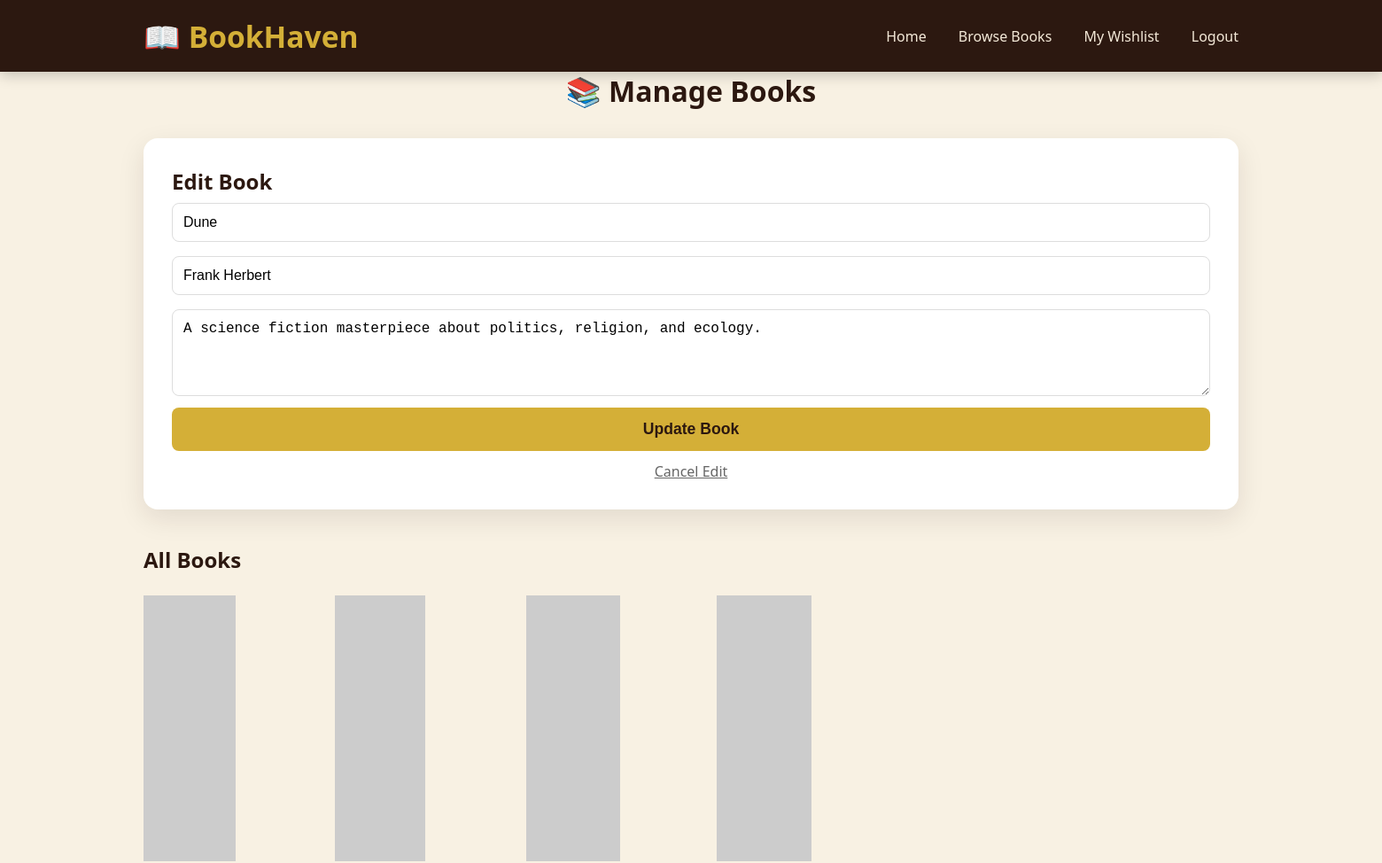
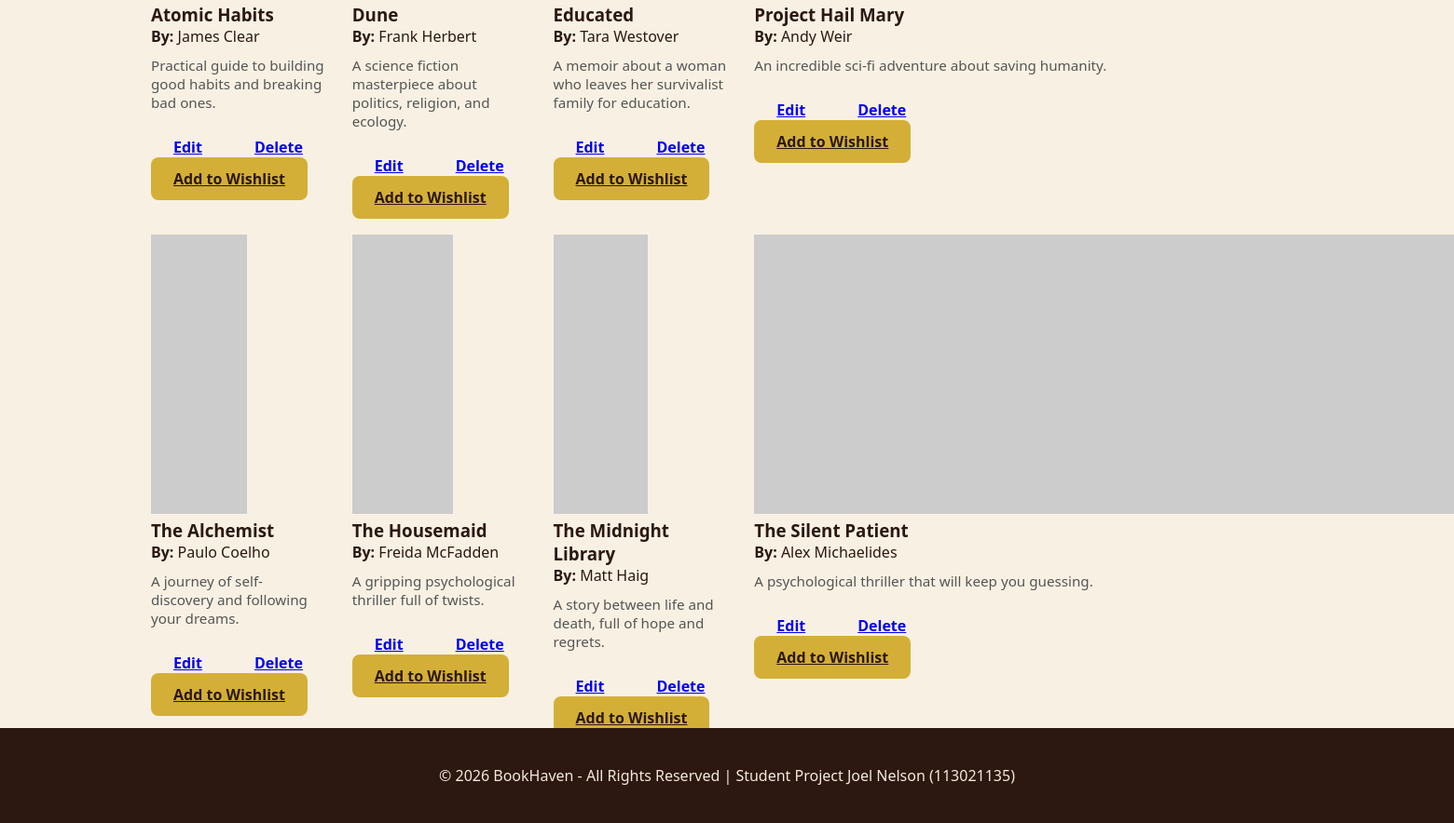
/113021135_Joel/books.php?edit=2 (signed in), run on the app's committed database (2 pictures, top to bottom).
### tables this page shows
CREATE TABLE IF NOT EXISTS books (
    id INT AUTO_INCREMENT PRIMARY KEY,
    title VARCHAR(200) NOT NULL,
    author VARCHAR(100) NOT NULL,
    description TEXT,
    created_at TIMESTAMP DEFAULT CURRENT_TIMESTAMP
);

### 113021135_Joel/books.php (the view, shortened to what this page needs)
<?php
require 'config.php';
$edit_book = null;
if(isset($_GET['edit'])) {
    $id = (int)$_GET['edit'];
    $stmt = $pdo->prepare("SELECT * FROM books WHERE id = ?");
    $stmt->execute([$id]);
    $edit_book = $stmt->fetch();
}
?>
<!DOCTYPE html>
<html lang="en">
<head>
    <link rel="stylesheet" href="assets/style.css">
</head>
<body>
    <nav class="navbar">
        <div class="nav-container">
            <div class="logo">📖 BookHaven</div>
            <div class="nav-links">
                <a href="index.php">Home</a>
                <a href="books.php">Browse Books</a>
                <a href="wishlist.php">My Wishlist</a>
                <a href="logout.php">Logout</a>
            </div>
        </div>
    </nav>
    <div class="container">
        <h1 style="text-align:center; margin-bottom:2rem; color:#2c1810;">📚 Manage Books</h1>
        <div class="card">
            <h2><?= $edit_book ? 'Edit Book' : 'Add New Book' ?></h2>
            <form method="POST">
                <input type="text" name="title" class="form-control"
                       placeholder="Book Title"
                       value="<?= htmlspecialchars($edit_book['title'] ?? '') ?>" required>
                <input type="text" name="author" class="form-control"
                       placeholder="Author Name"
                       value="<?= htmlspecialchars($edit_book['author'] ?? '') ?>" required>
                <textarea name="description" class="form-control" rows="4"
                          placeholder="Book Description"><?= htmlspecialchars($edit_book['description'] ?? '') ?></textarea>
                <button type="submit" name="<?= $edit_book ? 'update_book' : 'add_book' ?>"
                        class="btn btn-primary" style="width:100%; padding:14px; font-size:1.1rem;">
                    <?= $edit_book ? 'Update Book' : 'Add Book' ?>
                </button>
                <?php if($edit_book): ?>
                    <a href="books.php" style="display:block; text-align:center; margin-top:12px; color:#666;">Cancel Edit</a>
                <?php endif; ?>
            </form>
        </div>
        <h2 style="margin: 2.5rem 0 1.5rem;">All Books</h2>
        <div class="book-grid">
            <?php
            $stmt = $pdo->query("SELECT * FROM books ORDER BY title ASC");
            while($book = $stmt->fetch()) {
                $img_id = ($book['id'] == 5) ? 1015 : (100 + $book['id']);
                echo "
                <div class='book-card'>
                    <img src='https://picsum.photos/id/{$img_id}/300/240' alt='{$book['title']}'>
                    <div class='book-info'>
                        <h3>{$book['title']}</h3>
                        <p><strong>By:</strong> {$book['author']}</p>
                        <p style='margin:10px 0 15px; font-size:0.95rem; color:#555; flex:1;'>{$book['description']}</p>
                        <div class='action-buttons'>
                            <a href='books.php?edit={$book['id']}' class='btn btn-edit'>Edit</a>
                            <a href='books.php?delete={$book['id']}'
                               onclick=\"return confirm('Delete this book permanently?')\"
                               class='btn btn-delete'>Delete</a>
                        </div>
                        <a href='books.php?add=1&book_id={$book['id']}' class='btn btn-primary'>Add to Wishlist</a>
                    </div>
                </div>";
            }
            ?>
        </div>
    </div>
    <footer>
        &copy; <?= date("Y") ?> BookHaven - All Rights Reserved | Student Project Joel Nelson (113021135)
    </footer>
</body>
</html>

### 113021135_Joel/assets/style.css (style rules this page uses)
* { margin: 0; padding: 0; box-sizing: border-box; }
body { font-family: 'Segoe UI', Tahoma, Geneva, Verdana, sans-serif; background: #f8f1e3; color: #2c1810; min-height: 100vh; display: flex; flex-direction: column; }
.navbar { background: #2c1810; padding: 1.1rem 0; position: sticky; top: 0; z-index: 1000; box-shadow: 0 4px 15px rgba(0,0,0,0.2); }
.nav-container { max-width: 1300px; margin: 0 auto; display: flex; justify-content: space-between; align-items: center; padding: 0 2rem; color: #f4e9d8; }
.logo { font-size: 2.1rem; font-weight: bold; color: #d4af37; }
.nav-links a { color: #f4e9d8; text-decoration: none; margin-left: 2rem; font-weight: 500; }
.card { background: white; border-radius: 16px; padding: 2rem; box-shadow: 0 10px 30px rgba(44,24,16,0.1); transition: 0.4s; }
.container { max-width: 1300px; margin: 0 auto; padding: 0 2rem; flex: 1; }
.book-grid { display: grid; grid-template-columns: repeat(auto-fit, minmax(280px, 1fr)); gap: 1.8rem; }
@media (min-width: 1200px) { .book-grid { grid-template-columns: repeat(4, 1fr); } }
.btn { padding: 12px 24px; border: none; border-radius: 8px; font-weight: 600; cursor: pointer; transition: 0.3s; }
.btn-primary { background: #d4af37; color: #2c1810; }
footer { background: #2c1810; color: #f4e9d8; text-align: center; padding: 2.5rem; margin-top: auto; }

### 113021135_Joel/books.php (style rules this page uses)
.form-control { width: 100%; padding: 12px; margin: 8px 0; border: 1px solid #ddd; border-radius: 8px; font-size: 1rem; }
.action-buttons { display: flex; gap: 8px; margin-top: 12px; }

### data on the page
books: title "Dune", author "Frank Herbert", description "A science fiction masterpiece about politics, religion, and ecology."
books: title "Atomic Habits", author "James Clear", description "Practical guide to building good habits and breaking bad ones."
books: title "Educated", author "Tara Westover", description "A memoir about a woman who leaves her survivalist family for education."
books: title "Project Hail Mary", author "Andy Weir", description "An incredible sci-fi adventure about saving humanity."
books: title "The Alchemist", author "Paulo Coelho", description "A journey of self-discovery and following your dreams."
books: title "The Housemaid", author "Freida McFadden", description "A gripping psychological thriller full of twists."
books: title "The Midnight Library", author "Matt Haig", description "A story between life and death, full of hope and regrets."
books: title "The Silent Patient", author "Alex Michaelides", description "A psychological thriller that will keep you guessing."
